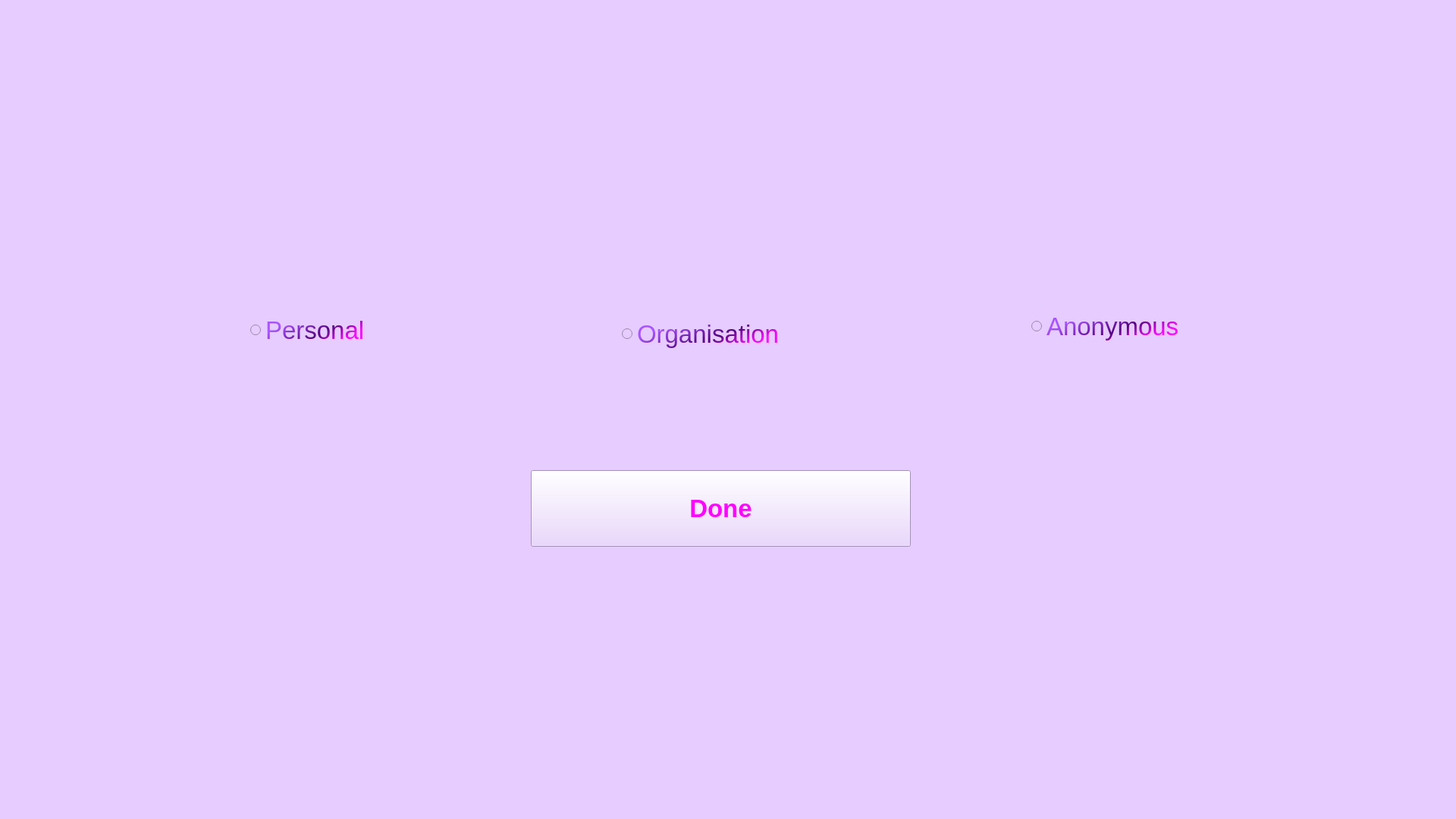
<?xml version="1.0" encoding="UTF-8"?>
<ui version="4.0">
 <class>signup</class>
 <widget class="QWidget" name="signup">
  <property name="geometry">
   <rect>
    <x>0</x>
    <y>0</y>
    <width>1920</width>
    <height>1080</height>
   </rect>
  </property>
  <property name="windowTitle">
   <string>signup</string>
  </property>
  <property name="styleSheet">
   <string notr="true">background-color: rgb(230, 204, 255)</string>
  </property>
  <widget class="QRadioButton" name="radioButton">
   <property name="geometry">
    <rect>
     <x>820</x>
     <y>400</y>
     <width>311</width>
     <height>81</height>
    </rect>
   </property>
   <property name="font">
    <font>
     <pointsize>25</pointsize>
    </font>
   </property>
   <property name="styleSheet">
    <string notr="true">color: qlineargradient(spread:pad, x1:0.258, y1:0.136364, x2:1, y2:0.534, stop:0 rgba(170, 85, 255, 255), stop:0.577465 rgba(85, 0, 127, 255), stop:0.943662 rgba(255, 0, 255, 255))</string>
   </property>
   <property name="text">
    <string>Organisation</string>
   </property>
  </widget>
  <widget class="QRadioButton" name="radioButton_3">
   <property name="geometry">
    <rect>
     <x>1360</x>
     <y>380</y>
     <width>421</width>
     <height>101</height>
    </rect>
   </property>
   <property name="font">
    <font>
     <pointsize>25</pointsize>
    </font>
   </property>
   <property name="styleSheet">
    <string notr="true">color: qlineargradient(spread:pad, x1:0.258, y1:0.136364, x2:1, y2:0.534, stop:0 rgba(170, 85, 255, 255), stop:0.577465 rgba(85, 0, 127, 255), stop:0.943662 rgba(255, 0, 255, 255))</string>
   </property>
   <property name="text">
    <string>Anonymous</string>
   </property>
  </widget>
  <widget class="QRadioButton" name="radioButton_2">
   <property name="geometry">
    <rect>
     <x>330</x>
     <y>370</y>
     <width>461</width>
     <height>131</height>
    </rect>
   </property>
   <property name="font">
    <font>
     <pointsize>25</pointsize>
    </font>
   </property>
   <property name="styleSheet">
    <string notr="true">color : qlineargradient(spread:pad, x1:0.258, y1:0.136364, x2:1, y2:0.534, stop:0 rgba(170, 85, 255, 255), stop:0.577465 rgba(85, 0, 127, 255), stop:0.943662 rgba(255, 0, 255, 255))
</string>
   </property>
   <property name="text">
    <string>Personal</string>
   </property>
  </widget>
  <widget class="QPushButton" name="pushButton">
   <property name="geometry">
    <rect>
     <x>700</x>
     <y>620</y>
     <width>501</width>
     <height>101</height>
    </rect>
   </property>
   <property name="font">
    <font>
     <pointsize>25</pointsize>
     <bold>true</bold>
    </font>
   </property>
   <property name="styleSheet">
    <string notr="true">color:
qlineargradient(spread:pad, x1:0.258, y1:0.136364, x2:1, y2:0.534, stop:0 rgba(170, 85, 255, 255), stop:0.577465 rgba(85, 0, 127, 255), stop:0.943662 rgba(255, 0, 255, 255))</string>
   </property>
   <property name="text">
    <string>Done</string>
   </property>
  </widget>
  <widget class="QLabel" name="label">
   <property name="geometry">
    <rect>
     <x>670</x>
     <y>30</y>
     <width>431</width>
     <height>331</height>
    </rect>
   </property>
   <property name="text">
    <string/>
   </property>
   <property name="pixmap">
    <pixmap>:/new/prefix1/C:/Users/Yasaman/Desktop/logo3.png</pixmap>
   </property>
  </widget>
 </widget>
 <resources/>
 <connections/>
</ui>
